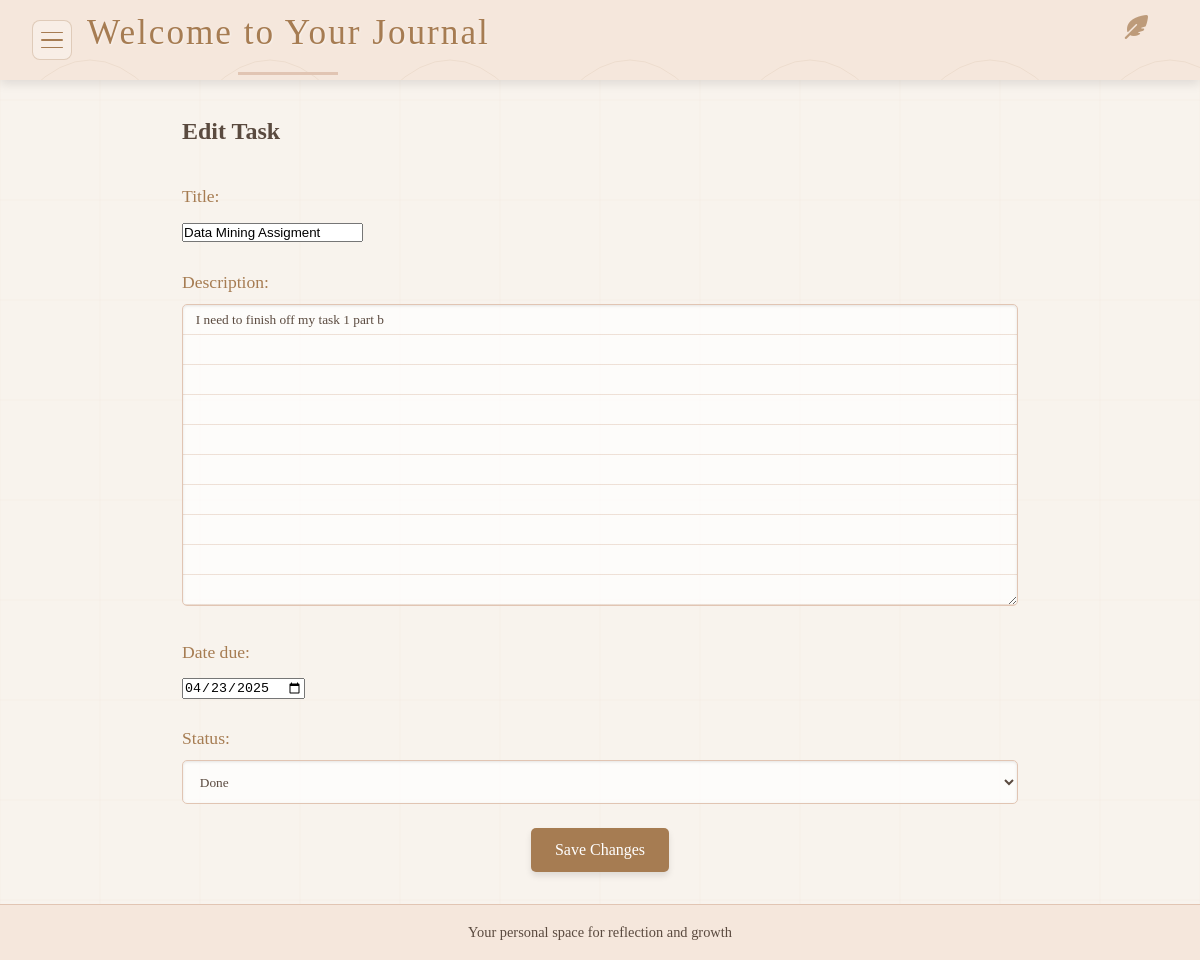
/accounts/todo/amend/2/ (signed in), run on the app's committed database.
### accounts/models.py (models this page shows, shortened)
class ToDo(models.Model):
    STATUS_CHOICES = [
        ('to_do', 'To Do'),
        ('done', 'Done'),
    ]
    user = models.ForeignKey(settings.AUTH_USER_MODEL, on_delete=models.CASCADE)
    title = models.CharField(max_length=100)
    description = models.TextField()
    date_due = models.DateField()
    status = models.CharField(max_length=10, choices=STATUS_CHOICES, default='to_do')

### accounts/views.py (the view)
# urls.py: path('todo/amend/<int:pk>/', views.amend_todo, name='amend_todo'),
@login_required
def amend_todo(request, pk):
    todo = get_object_or_404(ToDo, pk=pk, user=request.user)  # Get the todo to amend for the current user
    if request.method == 'POST':
        form = ToDoForm(request.POST, instance=todo)
        if form.is_valid():
            form.save()
            return redirect('todo_list')
    else:
        form = ToDoForm(instance=todo)
    return render(request, 'accounts/amend_todo.html', {'form': form})

### accounts/forms.py
class ToDoForm(forms.ModelForm):
    class Meta:
        model = ToDo
        fields = ['title', 'description', 'date_due', 'status']
        widgets = {
            'date_due': forms.DateInput(attrs={'type': 'date'}),
            'status': forms.Select(choices=[('to_do', 'To Do'), ('done', 'Done')]),
        }

### accounts/templates/accounts/amend_todo.html (shortened to what this page needs)
{% extends 'accounts/base_generic.html' %}
{% block content %}
<h2>Edit Task</h2>
<form method="post">
  {{ form.as_p }}
  <button type="submit">Save Changes</button>
</form>
{% endblock %}

### accounts/templates/accounts/base_generic.html (style rules this page uses)
:root { --primary-color: #f5e7dc; --secondary-color: #e1c5b3; --accent-color: #a67c52; --text-color: #5a4a3f; --shadow-color: rgba(0, 0, 0, 0.1); --header-height: 80px; }
* { margin: 0; padding: 0; box-sizing: border-box; transition: all 0.3s ease; }
body { font-family: 'Garamond', 'Times New Roman', serif; background-color: #f8f3ed; color: var(--text-color); line-height: 1.6; padding: 0; margin: 0; min-height: 100vh; }
form { margin-top: 2rem; }
form p { margin-bottom: 1.5rem; }
label { display: block; margin-bottom: 0.5rem; color: var(--accent-color); font-size: 1.1rem; }
select, textarea { width: 100%; padding: 0.8rem; background-color: rgba(255, 255, 255, 0.7); border: 1px solid var(--secondary-color); border-radius: 5px; font-family: 'Garamond', 'Times New Roman', serif; color: var(--text-color); resize: vertical; box-shadow: inset 0 1px 3px var(--shadow-color); }
textarea { min-height: 200px; background-image: linear-gradient(to bottom, transparent, transparent 29px, #e1c5b3 30px); background-size: 100% 30px; line-height: 30px; padding: 0 0.8rem; }
button { background-color: var(--accent-color); color: white; border: none; padding: 0.8rem 1.5rem; border-radius: 5px; cursor: pointer; font-family: 'Garamond', 'Times New Roman', serif; font-size: 1rem; display: block; margin: 0 auto; box-shadow: 0 4px 6px var(--shadow-color); position: relative; overflow: hidden; }
.animate__fadeIn { animation-duration: 1.5s; }
.animate__fadeIn.delay-1 { animation-delay: 0.2s; }
.animate__fadeIn.delay-2 { animation-delay: 0.4s; }
.animate__fadeIn.delay-3 { animation-delay: 0.6s; }

### data on the page
ToDo: title "Data Mining Assigment", description "I need to finish off my task 1 part b", date_due "04/23/2025", status "Done"
